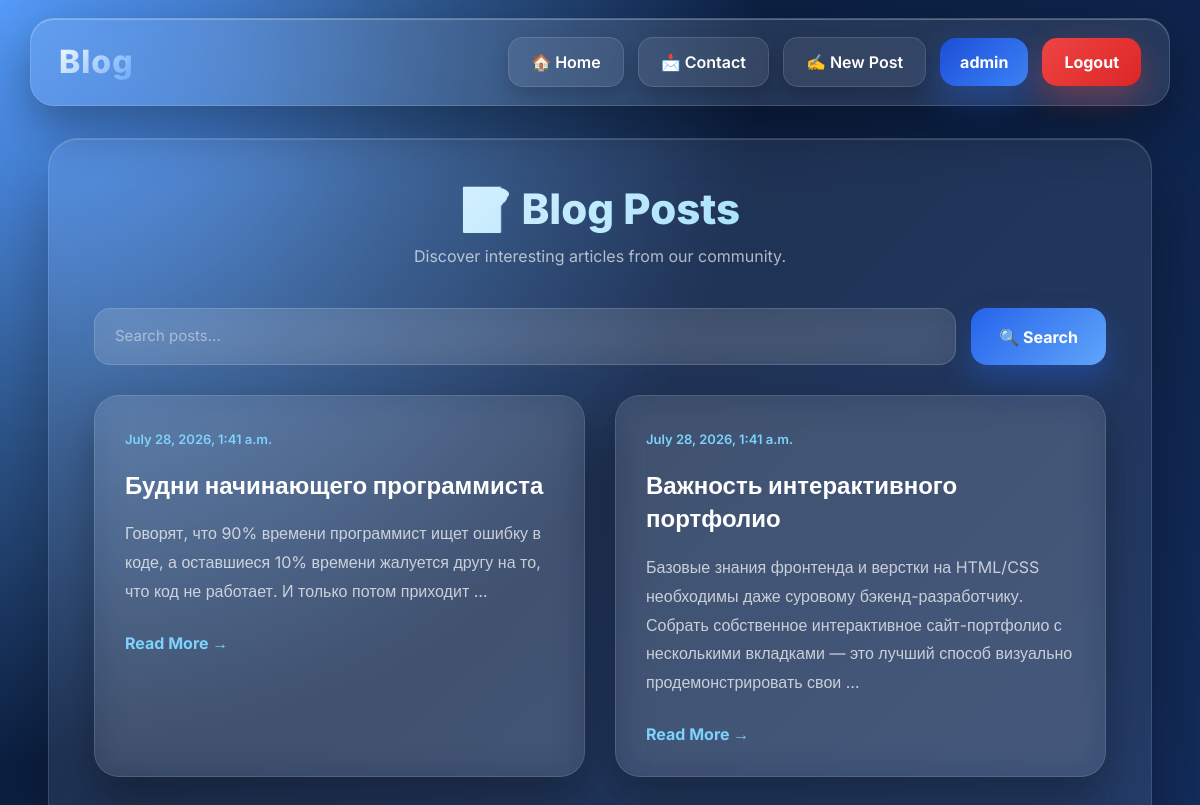
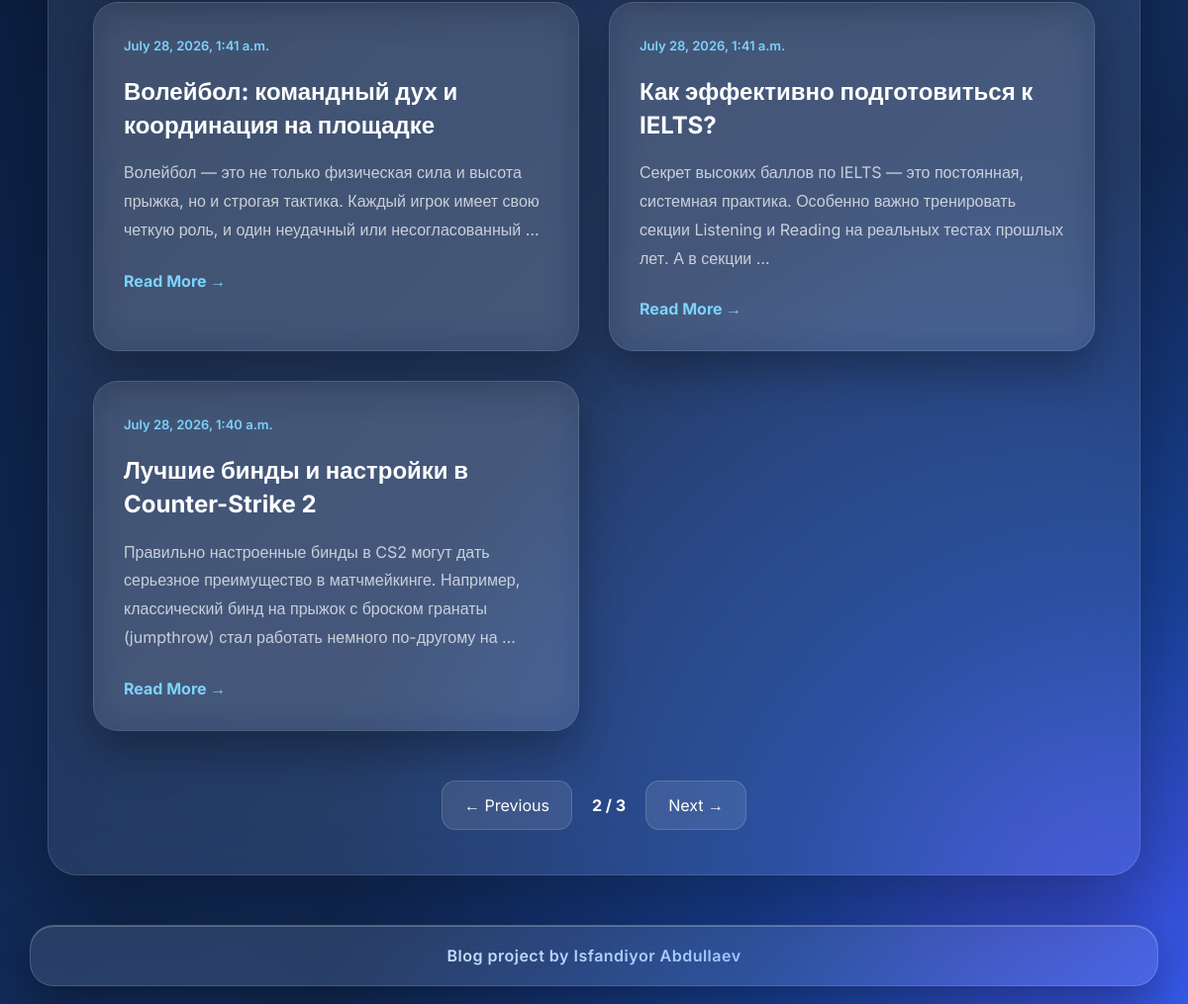
Page /?page=2 (signed in) on the committed database (2 pictures, top to bottom).
### blog/models.py (models this page shows, shortened)
class Post(models.Model):
    title = models.CharField(max_length=200)
    content = models.TextField()
    created_at = models.DateTimeField(auto_now_add=True)

### blog/views.py (the view)
# urls.py: path('', views.post_list, name='post_list'),
def post_list(request):
    query = request.GET.get('q', '')
    posts = Post.objects.all().order_by('-created_at')
    if query:
        posts = posts.filter(Q(title__icontains=query) | Q(content__icontains=query))
    count = posts.count()  # Количество найденных (День 7)
    paginator = Paginator(posts, 5)
    page_number = request.GET.get('page')
    page_obj = paginator.get_page(page_number)
    return render(request, 'blog/post_list.html', {
        'page_obj': page_obj,
        'q': query,
        'count': count
    })

### templates/blog/post_list.html (shortened to what this page needs)
{% extends 'base.html' %}
{% block content %}
<div class="posts-container">
    <div class="page-header">
        <h2>📝 Blog Posts</h2>
        <p>Discover interesting articles from our community.</p>
    </div>
    <form method="get" class="search-form">
        <input type="text" name="q" value="{{ q }}" placeholder="Search posts...">
        <button type="submit">🔍 Search</button>
    </form>
    <div class="posts-grid">
        {% for post in page_obj %}
        <div class="post-card">
            <div class="card-top">
                <span class="date">{{ post.created_at }}</span>
            </div>
            <h3>
                <a href="{% url 'post_detail' post.pk %}">
                    {{ post.title }}
                </a>
            </h3>
            <p>
                {{ post.content|truncatewords:25 }}
            </p>
            <a href="{% url 'post_detail' post.pk %}" class="read-more">
                Read More →
            </a>
        </div>
        {% empty %}
        <div class="empty-card">
            <h3>No posts found 😔</h3>
            <p>Try another search.</p>
        </div>
        {% endfor %}
    </div>
    <div class="pagination">
        {% if page_obj.has_previous %}
        <a href="?page={{ page_obj.previous_page_number }}{% if q %}&q={{ q }}{% endif %}">
            ← Previous
        </a>
        {% endif %}
        <span>
            {{ page_obj.number }} / {{ page_obj.paginator.num_pages }}
        </span>
        {% if page_obj.has_next %}
        <a href="?page={{ page_obj.next_page_number }}{% if q %}&q={{ q }}{% endif %}">
            Next →
        </a>
        {% endif %}
    </div>
</div>
{% endblock %}

### templates/base.html (shortened to what this page needs)
<!DOCTYPE html>
<html lang="en">
<head>
    <link href="https://cdn.jsdelivr.net/npm/bootstrap@5.3.3/dist/css/bootstrap.min.css" rel="stylesheet">
</head>
<body>
    <nav class="navbar-custom">
        <div class="navbar-container">
            <a href="{% url 'post_list' %}" class="logo">
                Blog
            </a>
            <div class="nav-links">
                <a href="{% url 'post_list' %}">🏠 Home</a>
                <a href="{% url 'contact' %}">📩 Contact</a>
                {% if user.is_authenticated %}
                    <a href="{% url 'post_create' %}">✍️ New Post</a>
                    <span class="username">
                        {{ user.username }}
                    </span>
                    <form action="{% url 'logout' %}" method="post" style="display:inline;">
                        <button class="logout-btn" type="submit">
                            Logout
                        </button>
                    </form>
                {% else %}
                    <a href="{% url 'login' %}">Login</a>
                    <a href="{% url 'register' %}">Register</a>
                {% endif %}
            </div>
        </div>
    </nav>
    <div class="content">
        {% block content %}
        {% endblock %}
    </div>
    <footer class="footer-custom">
        <div class="footer-text">
            Blog project by Isfandiyor Abdullaev
        </div>
    </footer>
</body>
</html>

### templates/base.html (style rules this page uses)
* { margin: 0; padding: 0; box-sizing: border-box; font-family: 'Inter', sans-serif; }
body { min-height: 100vh; overflow-x: hidden; color: #eef4ff; background: radial-gradient(circle at top left, #60a5fa 0%, transparent 35%), radial-gradient(circle at bottom right, #2563eb 0%, transparent 40%), linear-gradient(135deg, #06172f, #0d2248, #132d5c, #09172f); background-attachment: fixed; position: relative; display: flex; flex-direction: column; }
body::before, body::after { content: ""; position: fixed; width: 420px; height: 420px; border-radius: 50%; filter: blur(90px); z-index: -2; }
body::before { top: -120px; left: -120px; background: #3b82f6; opacity: .35; }
body::after { bottom: -120px; right: -120px; background: #7c3aed; opacity: .25; }
.navbar-custom { position: sticky; top: 18px; width: 95%; margin: auto; z-index: 1000; background: rgba(255, 255, 255, .10); backdrop-filter: blur(24px); -webkit-backdrop-filter: blur(24px); border: 1px solid rgba(255, 255, 255, .15); border-radius: 24px; box-shadow: 0 20px 50px rgba(0, 0, 0, .35), inset 0 1px rgba(255, 255, 255, .25); }
.navbar-container { max-width: 1400px; margin: auto; padding: 18px 28px; display: flex; justify-content: space-between; align-items: center; flex-wrap: wrap; }
.logo { font-size: 32px; font-weight: 800; letter-spacing: 1px; text-decoration: none; background: linear-gradient(135deg, #ffffff, #60a5fa); -webkit-background-clip: text; -webkit-text-fill-color: transparent; transition: .35s; }
.nav-links { display: flex; gap: 14px; align-items: center; flex-wrap: wrap; }
.nav-links a { color: white; text-decoration: none; padding: 12px 22px; border-radius: 15px; font-weight: 600; background: rgba(255, 255, 255, .08); border: 1px solid rgba(255, 255, 255, .12); transition: .35s; box-shadow: 0 8px 18px rgba(0, 0, 0, .18); }
.username { padding: 12px 20px; border-radius: 16px; background: linear-gradient(135deg, #1d4ed8, #3b82f6); color: white; font-weight: 700; box-shadow: 0 15px 35px rgba(37, 99, 235, .35); }
.logout-btn { border: none; padding: 12px 22px; border-radius: 15px; background: linear-gradient(135deg, #ef4444, #dc2626); color: white; font-weight: 700; cursor: pointer; transition: .35s; box-shadow: 0 12px 30px rgba(239, 68, 68, .35); }
.content { width: min(1300px, 92%); margin: 50px auto; padding: 45px; flex-grow: 1; background: rgba(255, 255, 255, .08); backdrop-filter: blur(24px); border-radius: 30px; border: 1px solid rgba(255, 255, 255, .12); box-shadow: 0 35px 80px rgba(0, 0, 0, .35), inset 0 1px rgba(255, 255, 255, .18); animation: show .8s ease; }
.footer-custom { width: 95%; margin: 0 auto 18px auto; padding: 18px 28px; background: rgba(255, 255, 255, .10); backdrop-filter: blur(24px); -webkit-backdrop-filter: blur(24px); border: 1px solid rgba(255, 255, 255, .15); border-radius: 24px; box-shadow: 0 20px 50px rgba(0, 0, 0, .35), inset 0 1px rgba(255, 255, 255, .25); text-align: center; }
.footer-text { font-size: 16px; font-weight: 600; letter-spacing: 0.5px; background: linear-gradient(135deg, #ffffff, #60a5fa); -webkit-background-clip: text; -webkit-text-fill-color: transparent; }

### rows in the picture
Post: created_at "July 28, 2026, 1:41 a.m.", title "Будни начинающего программиста", content "Говорят, что 90% времени программист ищет ошибку в коде, а оставшиеся 10% времени жалуется другу на то, что код не работает. И только потом приходит …"
Post: created_at "July 28, 2026, 1:41 a.m.", title "Важность интерактивного портфолио", content "Базовые знания фронтенда и верстки на HTML/CSS необходимы даже суровому бэкенд-разработчику. Собрать собственное интерактивное сайт-портфолио с несколькими вкладками — это лучший способ визуально продемонстрировать свои …"
Post: created_at "July 28, 2026, 1:41 a.m.", title "Волейбол: командный дух и координация на площадке", content "Волейбол — это не только физическая сила и высота прыжка, но и строгая тактика. Каждый игрок имеет свою четкую роль, и один неудачный или несогласованный …"
Post: created_at "July 28, 2026, 1:41 a.m.", title "Как эффективно подготовиться к IELTS?", content "Секрет высоких баллов по IELTS — это постоянная, системная практика. Особенно важно тренировать секции Listening и Reading на реальных тестах прошлых лет. А в секции …"
Post: created_at "July 28, 2026, 1:40 a.m.", title "Лучшие бинды и настройки в Counter-Strike 2", content "Правильно настроенные бинды в CS2 могут дать серьезное преимущество в матчмейкинге. Например, классический бинд на прыжок с броском гранаты (jumpthrow) стал работать немного по-другому на …"

### other values in the picture
{{ user.username }} "admin"
{{ page_obj.number }} "2"
{{ page_obj.paginator.num_pages }} "3"
